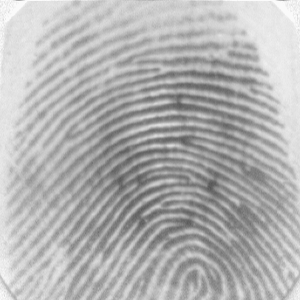
#> input picture database/101_1.tif, 300 x 300 px, found by its file name; its folder holds 4 pictures in this run; the run also reads 1 picture not shown here
$ python 2019MCS2567.py database database/101_1.tif database/101_2.tif 100   (older library calls are emulated)
#> lines starting #> are read from the running program, lines starting #| are printed output that depends on the picture; after the words box and inside, x2 and y2 are one past the last pixel; in counts of white or black regions, pixels touching at a corner belong together; long printed decimals are rounded
#!/usr/bin/env python
# coding: utf-8

# In[1]:


import os
import sys
import numpy
import matplotlib.pyplot as plt
from skimage.morphology import skeletonize, thin
import numpy as np
import cv2
from scipy import ndimage
from scipy import signal
import warnings
import math
import scipy.ndimage
import scipy
import numpy as np
from PIL import Image
import math
import cv2 as cv


# In[2]:


def normalise(img):
    mean = np.mean(img)
    normed = img - mean
    std = np.std(img)
    normed/=std
    return(normed)


# In[3]:


def std_im(im,v_stddevim, start_index,rows,cols,thresh):
    stddevim = v_stddevim[start_index:rows][:,start_index:cols]
    rm_v     = 0.5
    mask     = stddevim > thresh
    n_mask   =   im[mask]
    mean_val = np.mean(n_mask)
    normim   = (im - mean_val)/(np.std(n_mask))
    return(normim,mask)


# In[4]:


def read_images2(v_images_path):
    images_matrix = []
    image_files = os.listdir(v_images_path)
    for image in tqdm(sorted(image_files)):
        print(image,end =" ")
        images_matrix.append(cv.imread(v_images_path+image,0))
    return np.array(images_matrix,dtype='float64')


# In[5]:


def divide_in_k_blocks(v_images_matrix,n_rows, n_cols,w_row,w_col):
    k_img_matrices = v_images_matrix.reshape(n_rows//w_row, w_row, -1, w_col).swapaxes(1,2).reshape(-1, w_row, w_col)
    return k_img_matrices


# In[6]:


#to calculate grey-level variance of kth level
def gray_level_variance(v_kth_block,v_w):
    return np.sum(np.square(v_kth_block - np.mean(v_kth_block)))/(v_w**2)


# In[7]:


def segmentation(v_images_matrix,v_w,v_threshold):
    v_no_rows, v_no_cols = v_images_matrix.shape
    v_images_matrix = normalise(v_images_matrix)
    segmented_image = v_images_matrix.copy()
    segmented_image = np.ones(v_no_rows*v_no_cols)
    segmented_image.resize(v_no_rows,v_no_cols)
    image_threshold = v_threshold*(np.std(v_images_matrix))
    i=0
    while i<v_no_rows:
        j=0
        while j<v_no_cols:
            sub_matrix = v_images_matrix[i:i+v_w,j:j+v_w]
            gray_level_var = gray_level_variance(sub_matrix,v_w)
#             print(gray_level_var,image_threshold)
            if  gray_level_var < image_threshold:
                segmented_image[i:i+v_w,j:j+v_w]=0
            j+=v_w
        i+=v_w
    segmented_image*=v_images_matrix
    return segmented_image*100


# In[8]:


def calculate_mean(v_images_matrix,N):
    return (np.sum(v_images_matrix)/(N**2))

def calculate_variance(v_images_matrix,N):
    M = calculate_mean(v_images_matrix,N)
    return np.sum(np.square(v_images_matrix - M))/(N**2)


# In[9]:


def normalization(I,M0,V0):
    N = I.shape[0]
    one_matrix = np.ones(N*N)
    one_matrix.resize(N,N)
    Normalized_image = one_matrix.astype(dtype='uint8')
    M   = calculate_mean(I,N)
    V   = calculate_variance(I,N)
    i=0
    j=0
    while i<N:
        while j<N:
            temp_val = np.sqrt((V0*((I[i][j] - M)**2))/V)
            if(I[i][j] > M):
                Normalized_image[i][j] = M0+temp_val
            else:
                Normalized_image[i][j] = M0-temp_val
            j+=1
        i+=1
    print('Image has been normalized successfully!')
    return Normalized_image


# In[30]:


def norm(img_file):
    img = Image.open(img_file)
    (rows, cols) = img.size
    img2 = cv2.imread(img_file, 0)
    desired_mean = 190.0
    desired_var = 150.0
    rows,cols = img2.shape
    image_mean = np.mean(img2)
    image_var = np.std(img2) ** 2
    normalised_img = img2.copy()
    i = 0
    while i < cols:
        j = 0
        while j < rows:
            if img2[i, j] > image_mean:
                normalised_img[i, j] = desired_mean + np.sqrt(desired_var *((img2[i, j]-image_mean)**2) / image_var)
            else:
                normalised_img[i, j] = desired_mean - np.sqrt(desired_var *((img2[i, j]-image_mean)**2) / image_var)
            j += 1
        i += 1


    #cv.imshow('normalised_img', normalised_img)
    #cv.waitKey(0)
    #cv.destroyAllWindows()

    return normalised_img


# In[11]:


def show_image(v_image):
    image = v_image.astype(dtype='uint8')
    cv.imshow('segmented image',image)
    cv.waitKey(0)
    cv.destroyAllWindows()


# In[12]:


def cal_ridge_segment(im,blksze,thresh,v_rt):
    rows = im.shape[0]
    cols = im.shape[1]
    denom1 = blksze*1.0
    neum1 = rows*1.0
    mult1 = np.ceil(neum1/denom1)
    new_rows =  np.int(blksze * mult1)

    denom2 = blksze*1.0
    neum2  = cols*1.0
    mult2  = np.ceil(neum2/denom2)
    new_cols =  np.int(blksze * mult2)

    im = normalise(im)
    padded_img = np.zeros(new_rows*new_cols)
    padded_img.resize(new_rows,new_cols)

    stddevim = np.zeros(new_rows*new_cols)
    start_index = 0
    stddevim.resize(new_rows,new_cols)

    padded_img[start_index:rows][:,start_index:cols] = im
    i=0
    while i < new_rows:
        j=0
        while j < new_cols:
            block = padded_img[i:i+blksze][:,j:j+blksze]
            i_index = i+blksze
            ones_block = np.ones(block.shape)
            temp_val = np.std(block)*ones_block
            j_index = j+blksze
            stddevim[i:i_index][:,j:j_index] = temp_val
            j=j+blksze
        i=i+blksze
    res_normi = std_im(im,stddevim,0,rows,cols,thresh)
    return(res_normi[0],res_normi[1])


# In[13]:


#ridge_orient.py
def ridge_orient(im, gradientsigma, blocksigma, orientsmoothsigma,val_rt):
    ut=2
    rows = im.shape[0]
    cols = im.shape[1]
    sze = np.trunc(6*gradientsigma)
    if sze%ut == 0:
        sze+=1
    sze = int(sze)
    gauss = cv2.getGaussianKernel(sze,gradientsigma)
    f = gauss * gauss.T
    fy = np.gradient(f)[0]
    fx = np.gradient(f)[1]
    Gx = signal.convolve2d(im,fx,mode='same')
    Gxx = Gx**ut
    Gxx = ndimage.convolve(Gxx,f)
    Gy = signal.convolve2d(im,fy,mode='same')
    Gyy = Gy**ut
    Gyy = ndimage.convolve(Gyy,f)
    sze = np.trunc(6*blocksigma)
    sze = int(sze)
    gauss = cv2.getGaussianKernel(sze,blocksigma)
    um=6
    f = gauss * gauss.T
    ep = np.finfo(float).eps
    Gxy = Gx*Gy
    Gxy = ut*ndimage.convolve(Gx*Gy,f)
    tpp = np.sqrt((Gxy**ut))
    ppn = ((Gxx - Gyy)**ut)

    denom = tpp + ppn
    um*=ut
    denom += ep
    sin2theta = Gxy/denom
    diff_gxxgyy = Gxx-Gyy
    cos2theta = diff_gxxgyy/denom
    if orientsmoothsigma:
        sze = np.trunc(6*orientsmoothsigma)
        if sze % ut == 0:
            sze = sze+1
        int_sze = int(sze)
        gauss = cv2.getGaussianKernel(int_sze,orientsmoothsigma)
        int_sze+=um
        f = gauss * gauss.T
        pi_n = int_sze*2
        cos2theta = ndimage.convolve(cos2theta,f)
        po = np.sqrt(pi_n)
        sin2theta = ndimage.convolve(sin2theta,f)

        rte = np.pi/ut
        rem = np.arctan2(sin2theta,cos2theta)
        rem/=ut
    return(rte+rem)


# In[14]:


def frequest(im,orientim,windsze,minwlen,mxwlen):
    t2   = 2
    orientval1 = np.cos(t2*orientim)
    orientval2 = np.sin(t2*orientim)
    rows = im.shape[0]
    orient = math.atan2(np.mean(orientval2),np.mean(orientval1))
    orient/=2
    cols = im.shape[1]
    param_val = orient/np.pi*180 + 90
    t_false = False
    val_st = rows/math.sqrt(2)
    rotim = scipy.ndimage.rotate(im,param_val,axes=(1,0),reshape = t_false,order = 3,mode = 'nearest')
    km = int(np.trunc(val_st))
    temp_val = rows- km
    temp = 0
    rotim = rotim[int(np.trunc((temp_val)/2)):int(np.trunc((temp_val)/2))+int(np.trunc(val_st))][:,int(np.trunc((temp_val)/2)):int(np.trunc((temp_val)/2))+int(np.trunc(val_st))]
    ones = np.ones(windsze)
    proj = np.sum(rotim,axis = 0)
    peak_thresh = 2
    dilation = scipy.ndimage.grey_dilation(proj, windsze,structure=ones)


    if temp < 0:
        pass
    else:
         temp = abs(proj - dilation)

    bool1 = temp<peak_thresh
    mean_proj = np.mean(proj)
    bool2 = proj > mean_proj
    maxpts =  bool1 & bool2
    rt=0.3
    maxind = np.where(maxpts)
    rt+=temp
    rows_maxind = np.shape(maxind)[0]
    cols_maxind = np.shape(maxind)[1]

    if(cols_maxind<2):
        freqim = np.zeros(rows*cols)
        freqim.resize(rows,cols)
    else:
        NoOfPeaks = temp
        rt -=10
        neuom = maxind[0][cols_maxind-1] - maxind[0][0]
        waveLength = neuom/(cols_maxind - 1)

        if waveLength>=minwlen and waveLength<=mxwlen:
            NoOfPeaks = cols_maxind-1
            ones_shape = np.ones(im.shape)
            freqim = 1/np.double(waveLength) * ones_shape
        else:
            rt+=temp
            r,c=im.shape
            freqim = np.zeros((r,c))

    return(freqim)


# In[15]:


def ridge_freq(im, mask, orient, blksze, windsze,minwlen, mxwlen):
    rows = im.shape[0]
    cols = im.shape[1]
    freq = np.zeros(rows*cols)
    freq.resize(rows,cols)
    r = 0
    c = 0
    row_limit = rows - blksze
    c_m=0.8
    col_limit = cols-blksze
    while r < row_limit:
        c=0
        while c < col_limit:
            r_l = r+blksze
            c_l = c+blksze
            blkim = im[r:r_l][:,c:c_l]
            blkor = orient[r:r_l][:,c:c_l]
            fre_val = frequest(blkim,blkor,windsze,minwlen,mxwlen)
            freq[r:r_l][:,c:c_l] = fre_val
            c = c + blksze
        r = r + blksze


    freq = freq*mask
    r_m = 0.56
    freq_1d = np.reshape(freq,(1,rows*cols))
    c=r_m*c_m
    ind = np.where(freq_1d>0)
    ind = np.array(ind)
    rows+=r_m
    ind = ind[1,:]
    cols+=c_m
    meanfreq = np.mean(freq_1d[0][ind])
    return(freq,np.mean(freq_1d[0][ind]))


# In[16]:


def make_grid(p_val,n_val):
    v = 2*p_val
    v+=1
    s = np.linspace(n_val,p_val,v)
    return np.meshgrid(s,s)

def ridge_filter(im, orient, freq, kx, ky):

    im   = np.double(im)
    rows = im.shape[0]
    cols = im.shape[1]
    newim = np.zeros(rows*cols)
    newim.resize(rows,cols)

    n_n = rows*cols
    freq_1d = np.reshape(freq,(1,n_n))

    ind = np.array(np.where(freq_1d>0))
    angleInc = 3


    ind = ind[1,:]
    unfreq = np.unique(np.double(np.round((freq_1d[0][ind] *100)))/100)
    rt_val = np.max([1/unfreq[0]*kx,1/unfreq[0]*ky])
    rt_val *=3
    sze2 = np.round(rt_val)
    sigmax = 1/unfreq[0]*kx
    sze = sze2.astype('int64')

    x,y = make_grid(sze,-sze)
    sigmay = 1/unfreq[0]*ky

    r_rtm = np.cos(2*np.pi*unfreq[0]*x)
    reffilter = np.exp(-(( (x**2)/(sigmax**2) + (np.power(y,2))/(sigmay**2)))) * r_rtm
    m_valx = 0.3
    filt_rows = reffilter.shape[0]
    filt_cols =  reffilter.shape[1]
    gabor_filter = np.array(np.zeros((int(180/angleInc),int(filt_rows),int(filt_cols))))

    omn=0
    m_limit = int(180/angleInc)
    while omn < m_limit:
        t_vale = -(omn*angleInc + 90)
        t_false =False
        gabor_filter[omn] = scipy.ndimage.rotate(reffilter,t_vale,reshape = t_false)
        omn = omn +1

    maxsze = int(sze)
    omn+=2
    temp = freq>0


    validr,validc = np.where(temp)
    final_temp = True
    final_temp = final_temp & (validr>maxsze) & (validr<rows - maxsze) & (validc>maxsze) & (validc<cols - maxsze) & final_temp
    finalind = np.where(final_temp)

    one8 = 180
    orientindex = np.round(orient/np.pi*180/angleInc)
    i=0
    j=0
    while i < rows:
        j=0
        while j <cols:
            o_val = orientindex[i][j]
            if(o_val < 1):
                orientindex[i][j] = o_val + np.round(one8/angleInc)
            if(o_val > np.round(one8/angleInc)):
                orientindex[i][j] = o_val - np.round(one8/angleInc)
            j= j+1
        i=i+1
    finalind_rows,finalind_cols = np.shape(finalind)
    sze = int(sze)
    k=0
    while k < finalind_cols:
        r = validr[finalind[0][k]]
        l1index = r-sze
        r1index = r+sze + 1
        c = validc[finalind[0][k]]
        l2index = c-sze
        r2index = c+sze + 1
        img_block = im[l1index:r1index][:,l2index:r2index]
        oindex = orientindex[r][c]
        oindex = int(oindex)
        oindex-=1
        newim[r][c] = np.sum(img_block * gabor_filter[oindex])
        k = k+1

    return(newim)


# In[17]:


#app.py
def removedot(invertThin):
    temp1 = invertThin/255
    i=0
    j=0
    temp2 = temp1.copy()
    filter0 = numpy.zeros(100)
    filter0.resize()
    W,H = invertThin.shape[:2]
    filtersize = 6
    th = 3
    ret=0
    temp_matrix = numpy.zeros(36)
    temp_matrix.resize(6,6)

    while i < (W - filtersize):
        while j < (H - filtersize):
            filter0 = temp1[i:i + filtersize,j:j + filtersize]
            flag = 0
            s1 = np.sum(filter0[:,0])
            s2 = np.sum(filter0[0,:])
            s3 = np.sum(filter0[:,filtersize - 1])
            s4 = np.sum(filter0[filtersize - 1,:])
            if (s1==0 or s2==0 or s3==0 or s4==0):
                flag +=1
            ret+=1
            if flag > th:
                ret+=1
                temp2[i:i + filtersize, j:j + filtersize] = temp_matrix
            j+=1
        i+=1

    return temp2


# In[18]:


#app.py
def descriptors(img):
    clip_val = float(2)
    clahe = cv2.createCLAHE(clipLimit=clip_val, tileGridSize=(8,8))
    threshold_harris = 125
    keypoints = []
    blksze = 16
    thresh = 0.1
    img = clahe.apply(img)
    ridge_segment_res = cal_ridge_segment(img,16,0.1,0.5)
    normim = ridge_segment_res[0]
    mask   = ridge_segment_res[1]
    orientim = ridge_orient(normim, 1, 7, 7,0.3)
    freq,medfreq = ridge_freq(normim, mask, orientim, 38, 5, 5,15)

    freq = medfreq*mask
    newim = ridge_filter(normim, orientim, freq,0.65, 0.65)

    img = newim < -3

    img = img.astype(dtype='uint8')
    val1= 127
    val2=  val1*2+1
    ret, img = cv2.threshold(img, val1, val2, cv2.THRESH_BINARY_INV | cv2.THRESH_OTSU)

    val_p = 4*0.01
    img[img == val2] = 1
    m_val = 3
    skeleton = skeletonize(img)
    skeleton = skeleton.astype(dtype='uint8')
    # skeleton = numpy.array(skeleton, dtype=numpy.uint8)
    skeleton = removedot(skeleton)
    val_rest = 0.8
    harris_corners = cv2.cornerHarris(img, m_val, m_val, val_p)
    v_z = 0
    vm_c= 100
    h_norm = cv2.normalize(harris_corners, v_z, val2, norm_type=cv2.NORM_MINMAX, dtype=cv2.CV_32FC1)
    x_val = h_norm.shape[0]
    y_val = h_norm.shape[1]
    x=0
    y=0
    for x in range(v_z, x_val):
        for y in range(v_z,y_val):
            vm_c *=2
            t_val = h_norm[x][y]
            if t_val> threshold_harris:
                keypoints.append(cv2.KeyPoint(y, x, 1))
    # Define descriptor
    orb = cv2.ORB_create()
    vm_c *=2
    vm_c +=v_z
    pres, des = orb.compute(img, keypoints)
    return (keypoints, des)


# In[19]:


image_database = 'database/'


# In[20]:


def read_image(v_images_path,image_name,image_mode):
    return cv2.imread(v_images_path + image_name, cv2.IMREAD_GRAYSCALE)


# In[21]:


def print_both_images(img1,img2,name1,name2):
    f, axarr = plt.subplots(1,2)
    print('image 1:',name1)
    axarr[0].imshow(img1)
    print('image 2:',name2)
    axarr[1].imshow(img2)
    plt.savefig('output/'+name1[0:-4]+'_and_'+name2[0:-4]+'.png')


# In[22]:


def print_image(img,name1,name2):
    plt.imshow(img)
    cv2.imwrite('output/'+name1[0:-4]+'_and_'+name2[0:-4]+'_match.png',img)


# In[23]:


def write_image(img_name,ltype,v_image):
    cv.imwrite('output/'+img_name[0:-4]+'_'+ltype+'_'+'.png',v_image)


# In[24]:


def main_fun(image_path,train_image,test_image,th):
    img1 = read_image(image_path,train_image,cv2.IMREAD_GRAYSCALE)
#> in read_image, returned value is the input picture: shape (300, 300); min 86, max 250, mean 178.1
    print('image reading...')
    kp1,des1  = descriptors(img1)
#> in normalise, `mean = np.mean(img)`: mean = 159.6
#> in normalise, `normed = img - mean`:
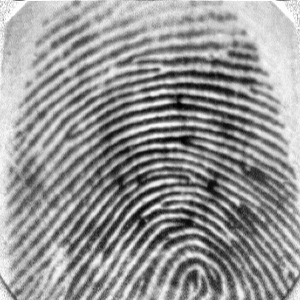
#> normed: shape (300, 300) float64; min -133.6, max 93.36, mean 0; drawn with min black and max white
#> in normalise, `std = np.std(img)`: std = 51.27
#> in cal_ridge_segment, `padded_img.resize(new_rows,new_cols)`: padded_img: shape (304, 304) float64; every value is 0
#> after the loop in cal_ridge_segment, `while i < new_rows:`:
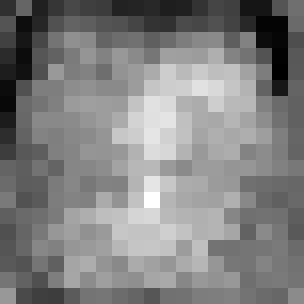
#> stddevim: shape (304, 304) float64; min 0.0976, max 1.37, mean 0.74; drawn with min black and max white
#> after the loop in cal_ridge_segment, `while i < new_rows:`: i = 304
#> in std_im, `mask     = stddevim > thresh`:
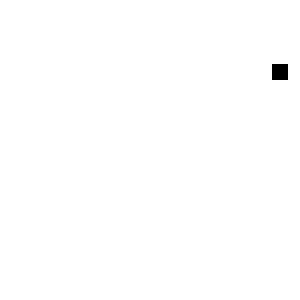
#> mask: shape (300, 300) bool; 99.7% white; 1 black region, box (x1, y1, x2, y2) and area: (272, 64, 288, 80) 256
#> in std_im, `mean_val = np.mean(n_mask)`: mean_val = -0.00411
#> in ridge_orient, `rows = im.shape[0]`: rows = 300
#> in ridge_freq, `freq.resize(rows,cols)`: freq: shape (300, 300) float64; every value is 0
#> in ridge_freq, `row_limit = rows - blksze`: row_limit = 262
#> the loop in ridge_freq, `while r < row_limit:` made 7 passes
#> pass 1, in frequest, `rotim = rotim[int(np.trunc((temp_val)/2)):int(np.trunc((temp_val)/2))+..`:
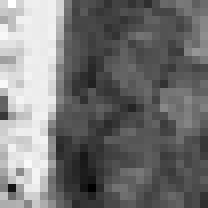
#> rotim: shape (26, 26) float64 (shown 8 times larger); min -0.0321, max 1.93, mean 0.862; drawn with min black and max white
#> after the loop in ridge_freq, `while r < row_limit:`:
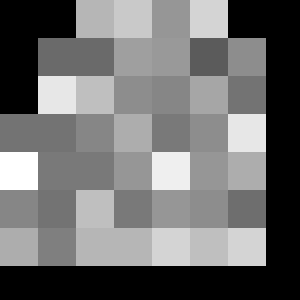
#> freq: shape (300, 300) float64; min 0, max 0.2, mean 0.0878; drawn with min black and max white
#> after the loop in ridge_filter, `while i < rows:`:
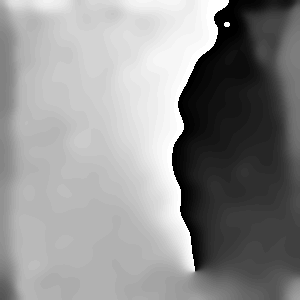
#> orientindex: shape (300, 300) float64; min 1, max 60, mean 34.4; drawn with min black and max white
#> after the loop in ridge_filter, `while k < finalind_cols:`:
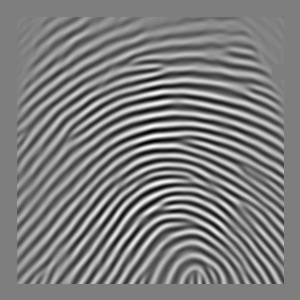
#> newim: shape (300, 300) float64; min -72.02, max 73, mean -0.2; drawn with min black and max white
    write_image(train_image,'after_normalization',norm(image_path+train_image))
    write_image(test_image,'after_normalization',norm(image_path+test_image))
    img2 = read_image(image_path,test_image,cv2.IMREAD_GRAYSCALE)
    print('image is getting prepared for matching...')
    kp2,des2  =  descriptors(img2)
#> the loop in cal_ridge_segment (call 2), `while i < new_rows:` made 19 passes
#> the loop in ridge_freq (call 2), `while r < row_limit:` made 7 passes
    write_image(train_image,'after_segmentation',segmentation(img1,30,0.1))
#> the loop in segmentation, `while i<v_no_rows:` made 10 passes
    write_image(test_image,'after_segmentation',segmentation(img2,30,0.1))
#> the loop in segmentation (call 2), `while i<v_no_rows:` made 10 passes
    print('Fingerprints Matching...')

    bf = cv2.BFMatcher(cv2.NORM_HAMMING, crossCheck=True)
    matches = sorted(bf.match(des1, des2), key= lambda match:match.distance)
    print('calculating score....')
    score = 0;
    for match in matches:
        score += match.distance
#> this loop made 23 passes
    score_threshold = th
    matching_score = score/len(matches)
    if matching_score < score_threshold:
        print('Matching Score :',matching_score)
#| Matching Score : 17.870
        print("Fingerprint matches.")
    else:
        print('Matching Score :',matching_score)
        print("Fingerprint does not match.")

    train_image_keypoints = cv2.drawKeypoints(img1, kp1, outImage=None)
    test_image__keypoints = cv2.drawKeypoints(img2, kp2, outImage=None)
    print_both_images(train_image_keypoints, test_image__keypoints,train_image,test_image)
    matches_image = cv2.drawMatches(img1, kp1, img2, kp2, matches, flags=2, outImg=None)
    print_image(matches_image,train_image,test_image)


image_dir = sys.argv[1]
train_image = sys.argv[2]
test_image = sys.argv[3]
threshold_v = int(sys.argv[4])
warnings.simplefilter("ignore")

main_fun(image_dir,train_image,test_image,threshold_v)
